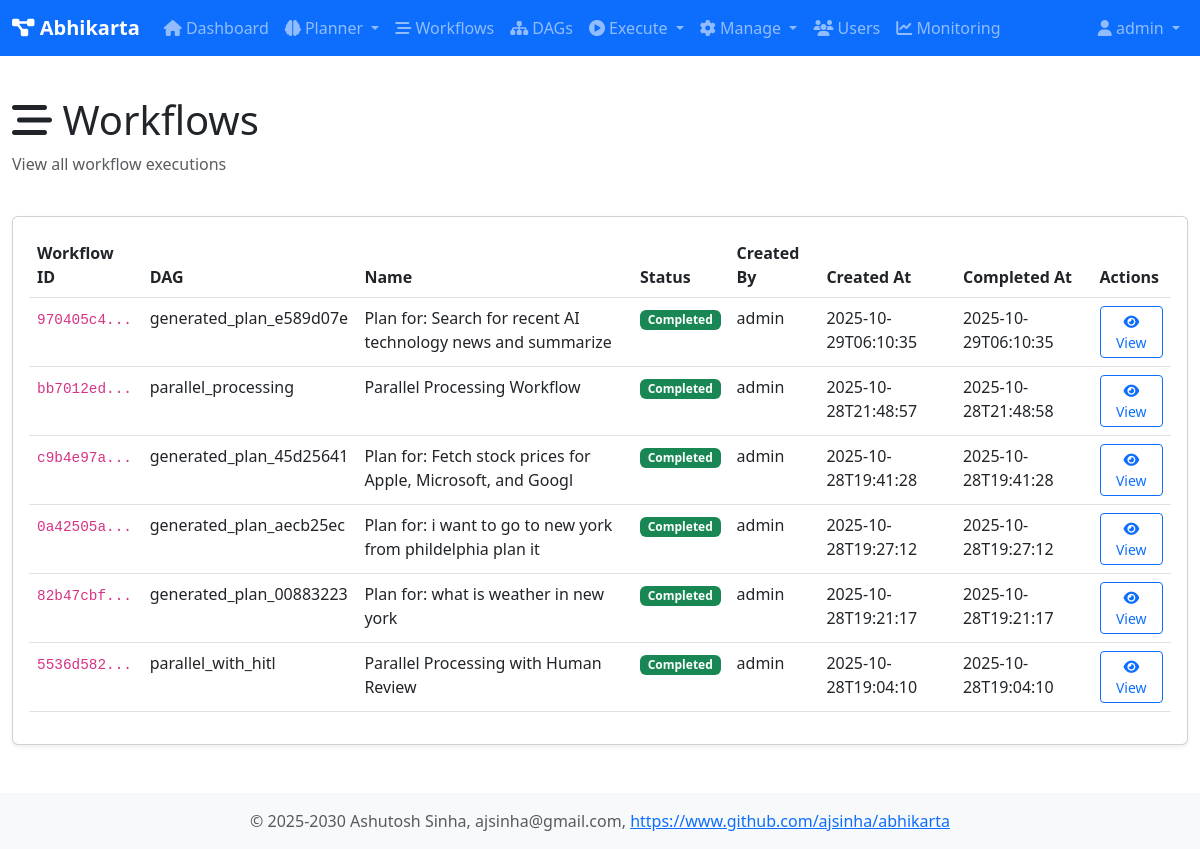
The app's page /workflows (signed in), older data.
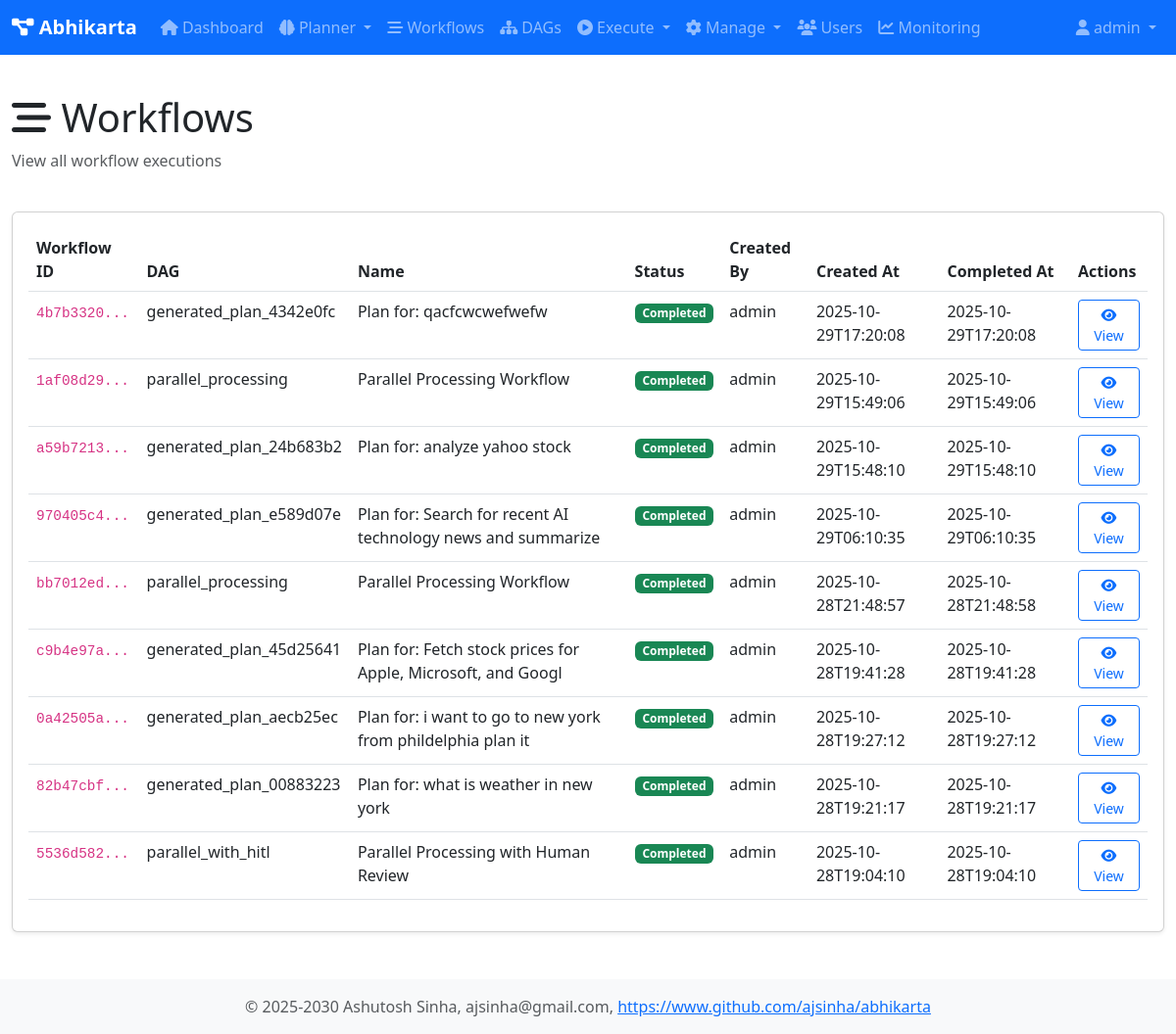
The same page, newer data.
### tables this page shows
CREATE TABLE workflows (
                workflow_id TEXT PRIMARY KEY,
                dag_id TEXT NOT NULL,
                session_id TEXT,
                name TEXT,
                description TEXT,
                status TEXT DEFAULT 'pending',
                created_at TEXT DEFAULT CURRENT_TIMESTAMP,
                started_at TEXT,
                completed_at TEXT,
                created_by TEXT,
                graph_json TEXT,
                result TEXT,
                error TEXT
            );

### web/app.py (the view)
@app.route('/workflows')
@login_required
def workflows():
    user = user_registry.get_user(session['user_id'])
    db = get_db()
    all_workflows = db.fetchall("SELECT * FROM workflows ORDER BY created_at DESC")
    return render_template('workflows.html', user=user, workflows=all_workflows)

### core/user_registry.py (called while the page is built)
    def is_admin(self) -> bool:
        return self.role == 'admin'

    def get_user(self, user_id: str) -> Optional[User]:
        return self._users.get(user_id)

### db/database.py (called while the page is built)
def get_db() -> Database:
    global _db_instance
    if _db_instance is None:
        _db_instance = Database(db_type='sqlite', db_path='data/abhikarta.db')
        _db_instance.initialize_schema()
    return _db_instance

    @contextmanager
    def get_connection(self):
        conn = None
        try:
            if self.db_type == 'sqlite':
                conn = sqlite3.connect(self.db_path)
                conn.row_factory = sqlite3.Row
            elif self.db_type == 'postgresql':
                import psycopg2
                import psycopg2.extras
                conn = psycopg2.connect(**self.pg_params)
                conn.cursor_factory = psycopg2.extras.RealDictCursor
            yield conn
            conn.commit()
        except Exception as e:
            if conn:
                conn.rollback()
            raise e
        finally:
            if conn:
                conn.close()

### web/templates/workflows.html (shortened to what this page needs)
{% extends "base.html" %}
{% block content %}
<div class="row mb-4">
    <div class="col">
        <h1><i class="fas fa-stream"></i> Workflows</h1>
        <p class="text-muted">View all workflow executions</p>
    </div>
</div>
<div class="card">
    <div class="card-body">
        {% if workflows %}
        <div class="table-responsive">
            <table class="table table-hover">
                <thead>
                    <tr>
                        <th>Workflow ID</th>
                        <th>DAG</th>
                        <th>Name</th>
                        <th>Status</th>
                        <th>Created By</th>
                        <th>Created At</th>
                        <th>Completed At</th>
                        <th>Actions</th>
                    </tr>
                </thead>
                <tbody>
                    {% for workflow in workflows %}
                    <tr>
                        <td><code>{{ workflow.workflow_id[:8] }}...</code></td>
                        <td>{{ workflow.dag_id }}</td>
                        <td>{{ workflow.name or 'N/A' }}</td>
                        <td>
                            {% if workflow.status == 'running' %}
                                <span class="badge bg-info">Running</span>
                            {% elif workflow.status == 'completed' %}
                                <span class="badge bg-success">Completed</span>
                            {% elif workflow.status == 'failed' %}
                                <span class="badge bg-danger">Failed</span>
                            {% else %}
                                <span class="badge bg-secondary">{{ workflow.status }}</span>
                            {% endif %}
                        </td>
                        <td>{{ workflow.created_by or 'N/A' }}</td>
                        <td>{{ workflow.created_at[:19] }}</td>
                        <td>{{ workflow.completed_at[:19] if workflow.completed_at else 'N/A' }}</td>
                        <td>
                            <a href="{{ url_for('workflow_detail', workflow_id=workflow.workflow_id) }}"
                               class="btn btn-sm btn-outline-primary">
                                <i class="fas fa-eye"></i> View
                            </a>
                        </td>
                    </tr>
                    {% endfor %}
                </tbody>
            </table>
        </div>
        {% else %}
        <p class="text-muted">No workflows yet.</p>
        {% endif %}
    </div>
</div>
{% endblock %}

Row changes from the older to the newer data that the page shows:
added workflows: workflow_id "4b7b3320", dag_id "generated_plan_4342e0fc", name "Plan for: qacfcwcwefwefw", status "Completed", created_by "admin", created_at "2025-10-29T17:20:08", completed_at "2025-10-29T17:20:08"
added workflows: workflow_id "1af08d29", dag_id "parallel_processing", name "Parallel Processing Workflow", status "Completed", created_by "admin", created_at "2025-10-29T15:49:06", completed_at "2025-10-29T15:49:06"
added workflows: workflow_id "a59b7213", dag_id "generated_plan_24b683b2", name "Plan for: analyze yahoo stock", status "Completed", created_by "admin", created_at "2025-10-29T15:48:10", completed_at "2025-10-29T15:48:10"
